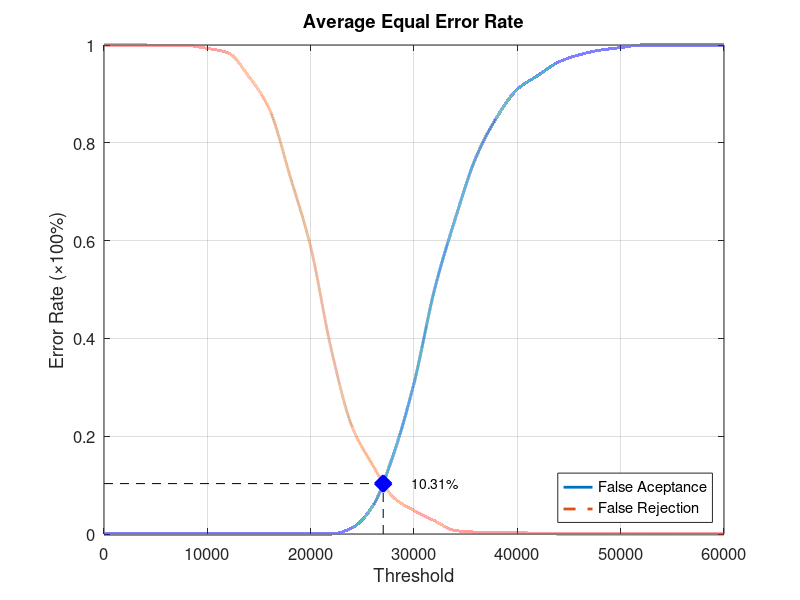
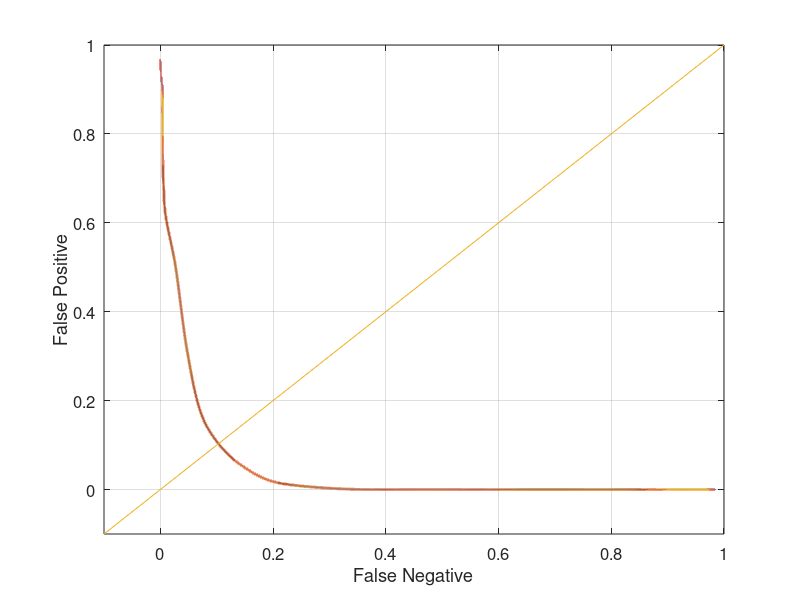

These charts were generated, in order, by the following MATLAB code:
function yEER = Database3Average
close all;
clear;
clc;
x = 0:2000:60000;
xq = 0:0.5:60000;

y0 = [0 0 0 0 0 0 0 0 0 0 0 0 0.0126316 0.0568421 0.162105 0.308421 0.501053 0.645263 0.770526 0.851579 0.909474 0.937895 0.965263 0.98 0.989474 0.994737 1 1 1 1 1];
yy0 = interp1(x, y0, xq, 'pchip');
y1 = [1 1 1 0.999 0.999 0.993 0.984 0.936 0.869 0.732 0.587 0.377 0.22 0.141 0.075 0.048 0.027 0.007 0.004 0.004 0.003 0.001 0 0 0 0 0 0 0 0 0];
yy1 = interp1(x, y1, xq, 'pchip');

% Calculating EER: 
y2 = abs(y0 - y1);
find(y2 == min(y2))
yy2 = abs(yy0 - yy1);
xEER = find(yy2 == min(yy2));
xEERIndex = xq(xEER) % X-axis EER
yEER = yy0(xEER) % Y-axis EER

main = figure
plot(xq, yy0,'-','LineWidth', 2);	hold on
plot(xq, yy1,'--','LineWidth', 2);	hold on
plot([xEERIndex xEERIndex], [0 yEER], 'k--');	hold on
plot([0 xEERIndex], [yEER yEER], 'k--');	hold on
plot(xEERIndex, yEER, 'bx', 'LineWidth', 10);	hold on
text(xEERIndex + 10 * xEERIndex / 100, yEER, [num2str(round((10000 * yEER)) / 100) '%'])
legend('False Aceptance', 'False Rejection', 'Location', 'SouthEast')
xlabel('Threshold')
ylabel('Error Rate (\times100%)')
title('Average Equal Error Rate')
set(gca, 'FontSize', 12)
axis([0 60000 0 1])
grid on

print(main, 'Database3AverageMain', '-dpng');
FNRxFPR = figure('Color', [1 1 1]);
plot(yy1, yy0, '-', yy1, yy0, 'LineWidth', 2);
hold on
y = -0.1:0.1:1
plot(y, y); 
set(gca, 'FontSize', 12)
xlabel('False Negative')
ylabel('False Positive')
axis([-0.1 1 -0.1 1])
set(gca, 'FontSize', 12)
grid on

print(FNRxFPR, 'Database3AverageFNRxFPR','-dpng');
end
